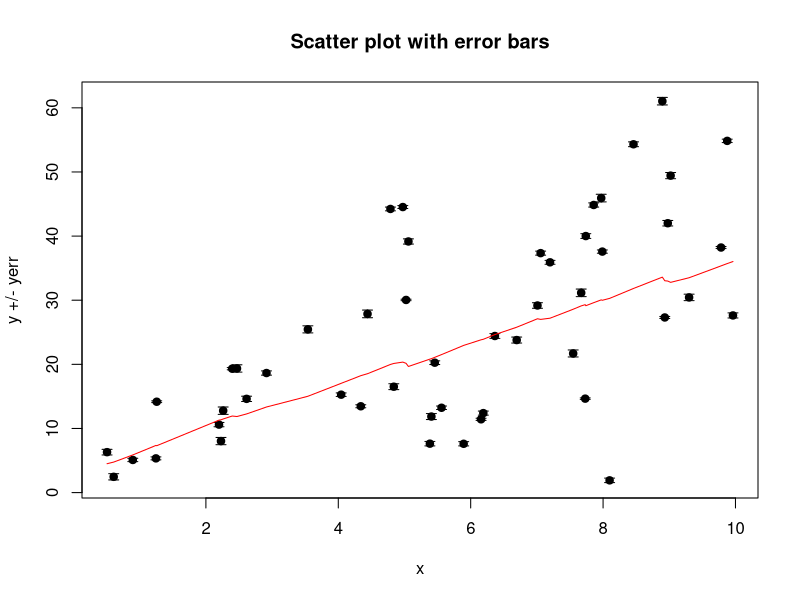
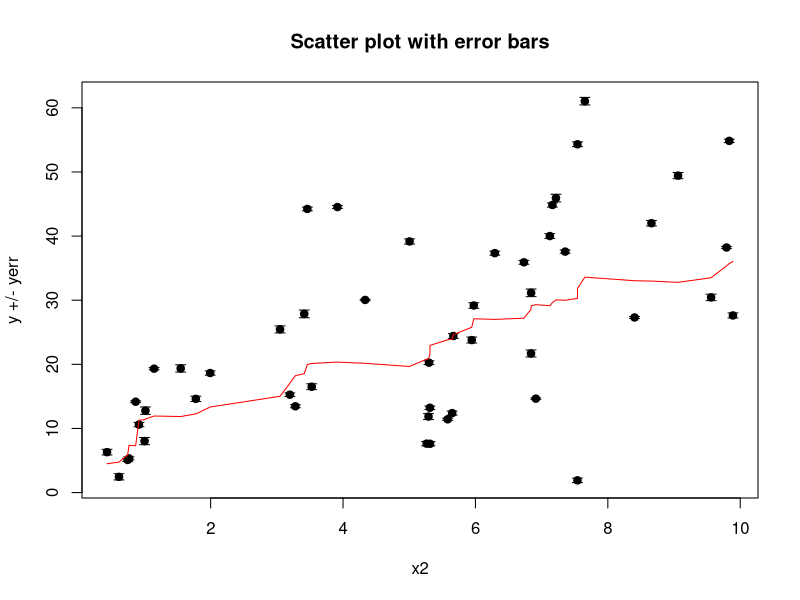

Here is the R script that generated these plots, in order:

# Choose the "true" parameters. (User-defined)
a0_true = 2.745
a1_true = 4.294
a2_true = -0.9594

f_true = 0.534
print('*********** Generate some synthetic data from the model. ***********')
N = 50
x = sort(10*runif(N))
x1 = sort(10*runif(N))

yerr = 0.1+0.5*runif(N)
y = a2_true*x1 + a1_true*x + a0_true # <---- m_true*x+b_true
y_true = y
#y += np.abs(f_true*y) * np.random.randn(N)
y = y+ abs(f_true*y) * rnorm(N)
#y += yerr * np.random.randn(N)
y = y + yerr *rnorm(N)
########################################################################
plot(x, y,
     ylim=range(c(y-yerr, y+yerr)),
     pch=19, xlab="x", ylab="y +/- yerr",
     main="Scatter plot with error bars"
)
# hack: we draw arrows but with very special "arrowheads"
arrows(x, y-yerr, x, y+yerr, length=0.05, angle=90, code=3)
lines(x,y_true,col='red')
###############
plot(x1, y,
     ylim=range(c(y-yerr, y+yerr)),
     pch=19, xlab="x2", ylab="y +/- yerr",
     main="Scatter plot with error bars"
)
# hack: we draw arrows but with very special "arrowheads"
arrows(x1, y-yerr, x1, y+yerr, length=0.05, angle=90, code=3)
lines(x1,y_true,col='red')
########################################################################
#yerr <- rep(1,N)
X <- matrix(c(rep(1.0,N),x,x1),nrow=N,ncol=3,byrow =FALSE)/matrix(c(yerr,yerr,yerr),nrow=N,ncol=3,byrow =FALSE)
Y <- matrix(y,nrow=N,ncol=1,byrow =FALSE)/matrix(yerr,nrow=N,ncol=1,byrow =FALSE)
XT <- t(X)
A = XT%*%X #### " %*% " for matrix multiplication
b = XT%*%Y
a = solve(A,b)
## Or,
A_inv = solve(A) ##### Way to find inverse of a matrix in R
a1 = A_inv %*% b ### This is equivalent to a = solve(A,b)
print(a-a1) ## ~0
########
#cat('INCOMPLETE ....')
#lines(x,a[1] + a[2]*x + a[3]*x^2,col='blue')
#######################################
our_fit_result <- matrix(c(a,sqrt(diag(A_inv))),nrow = 3,ncol = 2,byrow = FALSE)
rownames(our_fit_result) <- c("Intercept","Coeff. of x","Coeff. of x1")
colnames(our_fit_result) <- c("Estimate","Std. Error")
cat('Our fit results:----\n')
print(our_fit_result)
##############################################################################
##############################################################################
multilinear.model <-lm(y ~ x + x1,weights = 1/yerr^2)
summary(multilinear.model)
m <- summary(multilinear.model)
print(m)
print(m$sigma)
se <- m$coefficients[,2]/m$sigma
print(se)

### https://rdrr.io/r/stats/lm.html
# https://www.originlab.com/doc/origin-Help/PR-Algorithm#The_Parameter_Standard_Errors


